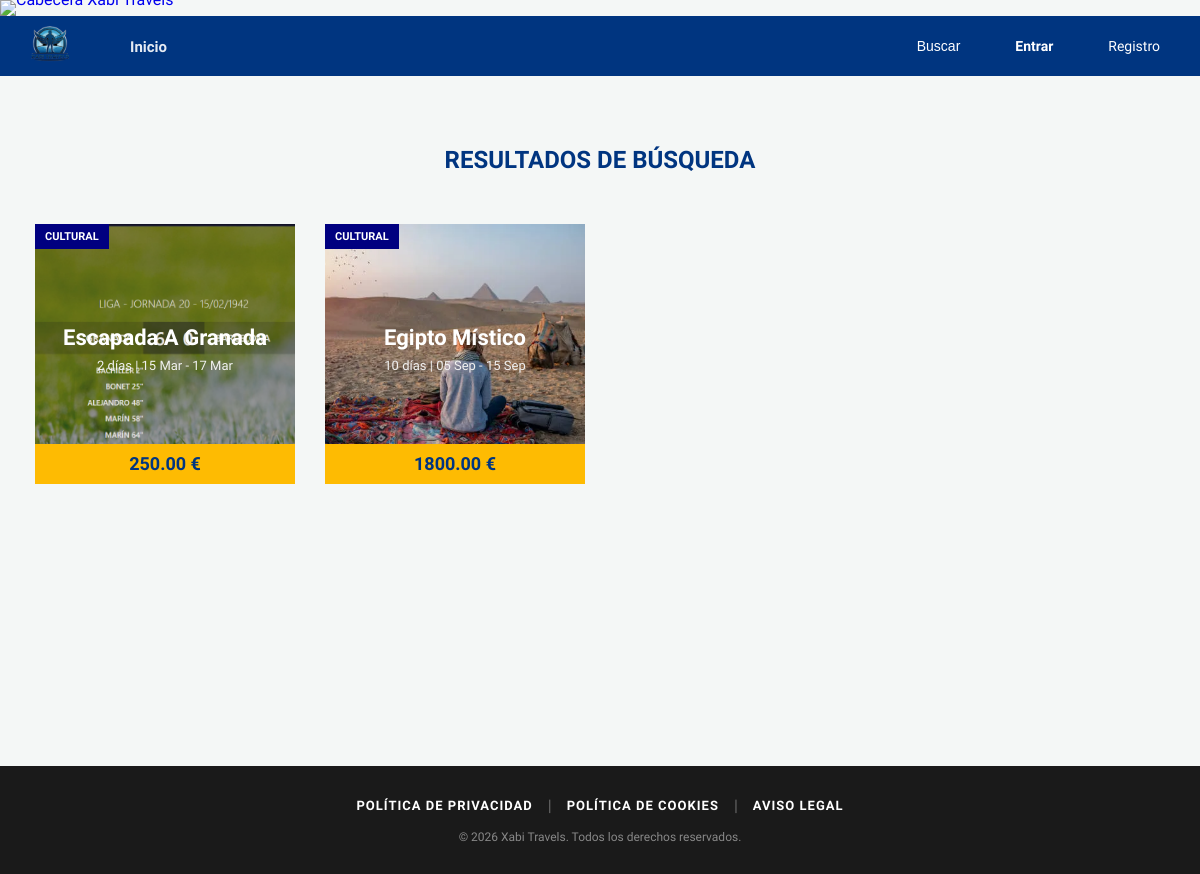
Screenshot of /app/public/buscador.php?tipo=Cultural with the database file from the repository.
### tables this page shows
CREATE TABLE IF NOT EXISTS `viajes` (
  `id_viaje` int(11) NOT NULL AUTO_INCREMENT,
  `titulo` varchar(200) NOT NULL,
  `descripcion` text NOT NULL,
  `fecha_inicio` date NOT NULL,
  `fecha_fin` date NOT NULL,
  `precio` decimal(10,2) NOT NULL,
  `destacado` tinyint(1) NOT NULL DEFAULT 0,
  `tipo_viaje` varchar(50) NOT NULL,
  `plazas` int(11) NOT NULL,
  `imagen` varchar(255) NOT NULL,
  `continente` varchar(100) DEFAULT NULL,
  `destino` varchar(100) DEFAULT NULL,
  `itinerario` text DEFAULT NULL,
  PRIMARY KEY (`id_viaje`)
);

### app/clases/Viaje.php (called while the page is built, shortened)
<?php
class Viaje {
    private $con;
    public function __construct($conexion) {
        $this->con = $conexion;
    }
    public function obtenerFiltrados($tipo, $continente, $f_inicio, $f_fin) {
        $sql = "SELECT * FROM viajes WHERE 1=1";
        $params = [];
        if (!empty($tipo)) {
            $sql .= " AND tipo_viaje = ?";
            $params[] = $tipo;
        }
        $sql .= " ORDER BY fecha_inicio ASC";
        $stmt = $this->con->prepare($sql);
        $stmt->execute($params);
        return $stmt;
    }
}
?>

### app/public/buscador.php (the view, shortened to what this page needs)
<?php
include("../config.php");
include("../clases/Viaje.php");
$viajeObj = new Viaje($con);
$meses = ["Jan"=>"Ene", "Feb"=>"Feb", "Mar"=>"Mar", "Apr"=>"Abr", "May"=>"May", "Jun"=>"Jun", "Jul"=>"Jul", "Aug"=>"Ago", "Sep"=>"Sep", "Oct"=>"Oct", "Nov"=>"Nov", "Dec"=>"Dic"];
$tipo = $_GET['tipo'] ?? '';
$continente = $_GET['continente'] ?? '';
$f_inicio = $_GET['f_inicio'] ?? '';
$f_fin = $_GET['f_fin'] ?? '';
$resultados = $viajeObj->obtenerFiltrados($tipo, $continente, $f_inicio, $f_fin);
$total = $resultados->rowCount();
include("../vistas/header.php");
include("../vistas/navbar.php");
?>
<div class="content_wrapper" style="min-height: 80vh;">
    <div style="text-align: center; margin: 50px 0 30px;">
        <h2 style="color:#003580; margin-bottom: 15px; font-weight:800;">RESULTADOS DE BÚSQUEDA</h2>
    </div>
    <?php if($total > 0) { ?>
        <div class="trips-grid">
            <?php while($fila = $resultados->fetch()) {
                $inicio = date("d", strtotime($fila['fecha_inicio'])) . " " . $meses[date("M", strtotime($fila['fecha_inicio']))];
                $fin = date("d", strtotime($fila['fecha_fin'])) . " " . $meses[date("M", strtotime($fila['fecha_fin']))];
                $dias = (strtotime($fila['fecha_fin']) - strtotime($fila['fecha_inicio'])) / (60 * 60 * 24);
            ?>
            <a href="detalle_viaje.php?id=<?php echo $fila['id_viaje']; ?>" class="trip-poster-link">
                <div class="trip-poster">
                    <img src="../assets/img/<?php echo $fila['imagen']; ?>" class="poster-bg">
                    <div class="poster-top-bar">
                        <span class="category-badge"><?php echo $fila['tipo_viaje']; ?></span>
                    </div>
                    <div class="poster-content">
                        <h3 class="poster-title"><?php echo $fila['titulo']; ?></h3>
                        <p class="poster-dates"><?php echo intval($dias); ?> días | <?php echo $inicio." - ".$fin; ?></p>
                    </div>
                    <div class="poster-bottom-price"><?php echo $fila['precio']; ?> €</div>
                </div>
            </a>
            <?php } ?>
        </div>
    <?php } else { ?>
        <div style="text-align:center; padding: 60px 20px;">
            <a href="index.php" class="nav-btn-register" style="display:inline-block; width:auto;">Ver todos los viajes</a>
        </div>
    <?php } ?>
</div>
<?php include("../vistas/footer.php"); ?>

### app/assets/css/base.css (style rules this page uses)
* { box-sizing: border-box; }
html, body { margin: 0 !important; padding: 0 !important; width: 100%; max-width: 100%; overflow-x: hidden; }
body { margin: 0; padding: 0; width: 100%; font-family: 'Segoe UI', sans-serif; background-color: #f4f7f6; overflow-x: hidden; }
.content_wrapper { width: 100%; max-width: 1200px; margin: 0 auto; padding: 20px; }
h2 { color: #003580; }
a { text-decoration: none; }

### app/assets/css/cards.css (style rules this page uses)
.trips-grid { display: grid; grid-template-columns: repeat(auto-fill, 260px); gap: 30px; justify-content: center; padding: 20px 0; }
.trip-poster-link { display: block; text-decoration: none; color: inherit; margin: 0; }
.trip-poster { width: 260px; height: 260px; position: relative; overflow: hidden; background: #000; border-radius: 0; font-family: 'Segoe UI', sans-serif; transition: transform 0.3s ease; }
.poster-bg { width: 100%; height: 100%; object-fit: cover; position: absolute; top: 0; left: 0; z-index: 1; transition: transform 0.5s ease, opacity 0.3s; }
.poster-top-bar { position: absolute; top: 0; left: 0; width: 100%; z-index: 10; display: flex; justify-content: space-between; }
.category-badge { background: #000080; color: white; font-size: 11px; font-weight: bold; padding: 6px 10px; text-transform: uppercase; }
.poster-content { position: absolute; top: 50%; width: 100%; transform: translateY(-60%); z-index: 10; text-align: center; padding: 0 15px; pointer-events: none; }
.poster-title { font-size: 22px; color: #fff; font-weight: 800; text-transform: capitalize; margin: 0 0 8px 0; line-height: 1.1; }
.poster-dates { font-size: 13px; color: #f1f1f1; font-weight: 500; margin: 0; }
.poster-bottom-price { position: absolute; bottom: 0; left: 0; width: 100%; height: 40px; background-color: #febb02; color: #003580; z-index: 20; text-align: center; line-height: 40px; font-weight: 800; font-size: 18px; }

### rows the page displays
viajes: imagen (picture), tipo_viaje "CULTURAL", precio "250.00"
viajes: imagen (picture), tipo_viaje "CULTURAL", precio "1800.00"
